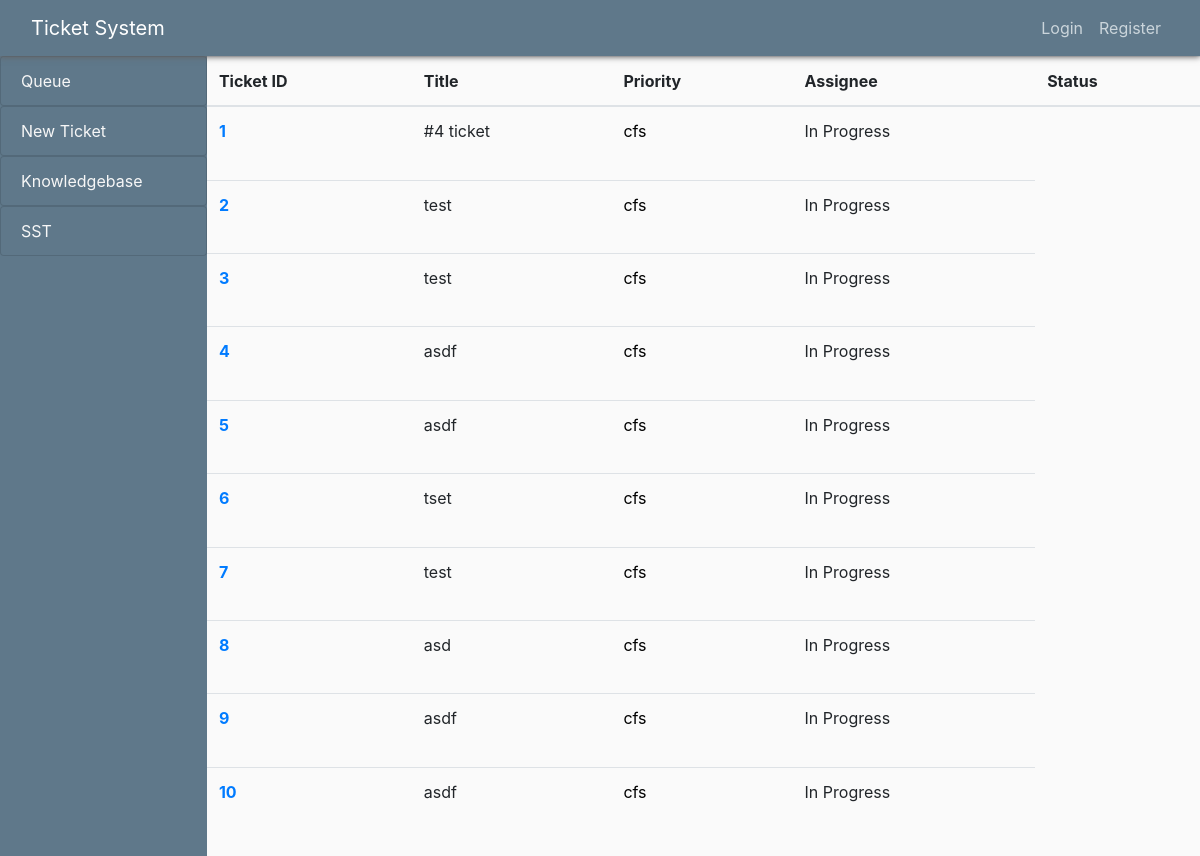
Before: / with the older database file.
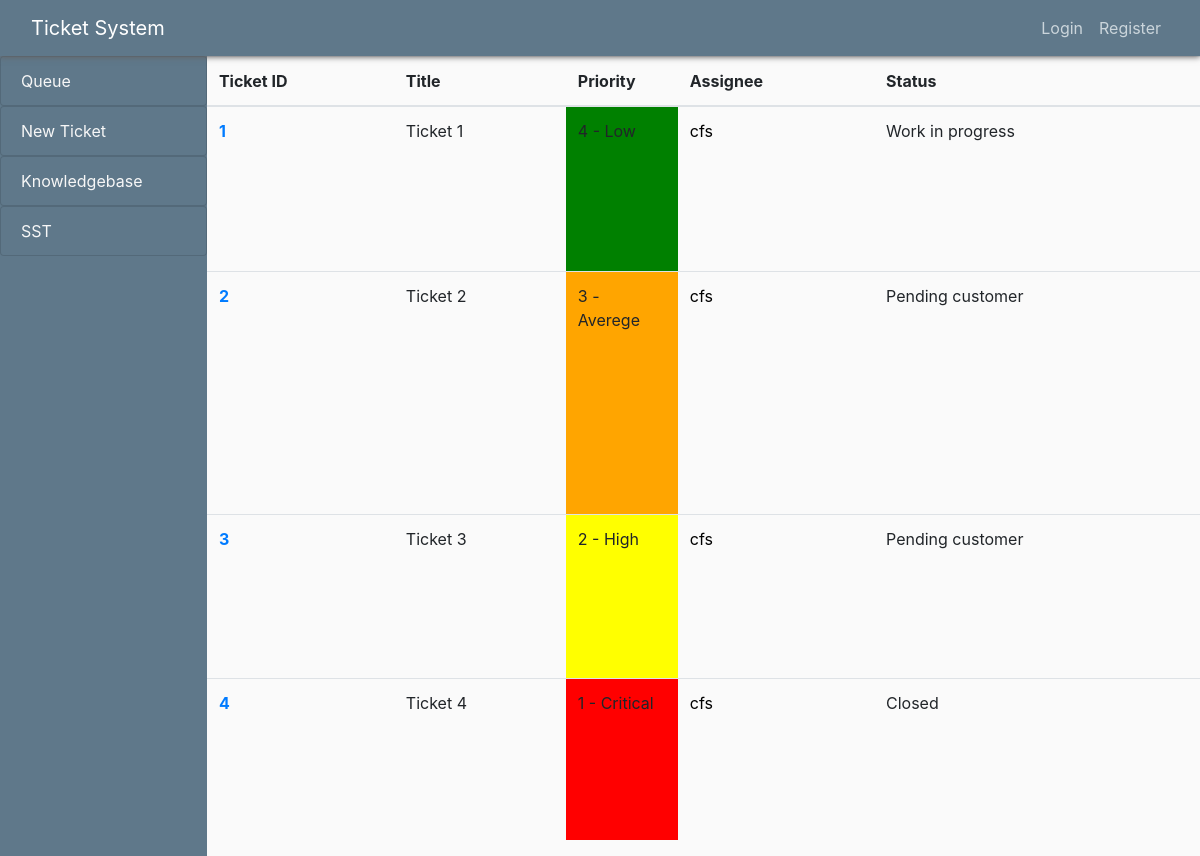
After: the same page with the newer database file.
### blog/models.py (models this page shows, shortened)
class Post(models.Model):
    title = models.CharField(max_length=100)
    description = models.TextField()
    date_posted = models.DateTimeField(default=timezone.now)
    author = models.ForeignKey(User, on_delete=models.CASCADE) # FIX: Users tickets do not get deleted when
    TICKET_PRIORITY = [
        ('4 - Low', '4 - Low'),
        ('3 - Averege', '3 - Averege'),
        ('2 - High', '2 - High'),
        ('1 - Critical', '1 - Critical'),
    ]
    priority = models.CharField(max_length=12, choices=TICKET_PRIORITY, default='4 - Low')
    TICKET_STATUS = [
        ('Work in progress', 'Work in progress'),
        ('Pending customer', 'Pending customer'),
        ('Pending vendor', 'Pending vendor'),
        ('Closed', 'Closed'),
    ]
    status = models.CharField(max_length=50, choices=TICKET_STATUS, default='In Progress')

### blog/views.py (the view)
# urls.py: path('', PostListView.as_view(), name='blog-home'),
class PostListView(ListView):
    model = Post
    template_name = 'blog/home.html' # <app>/<model>_<viewtype>.html
    context_object_name = 'posts'

### blog/templates/blog/home.html
{% extends "blog/base.html" %}
{% block content %}
    <table class="table table-hover">
      <thead>
        <tr>
          <th scope="col">Ticket ID</th>
          <th scope="col">Title</th>
          <th scope="col">Priority</th>
          <th scope="col">Assignee</th>
          <th scope="col">Status</th>
        </tr>
      </thead>
      <tbody>
      {% for post in posts %}
          <tr>
            <th scope="row" class="ticket_number"><a href="{% url 'post-detail' post.id %}">{{ forloop.counter }}</a></th>
            <td>{{ post.title }}</td>
            {% if post.priority == '4 - Low' %}
              <td class="priority" style="background-color: green; width: 7rem;">{{ post.priority }}</td>
            {% elif post.priority == '3 - Averege' %}
            <td class="priority" style="background-color: orange; width: 7rem">{{ post.priority }}</td>
            {% elif post.priority == '2 - High' %}
            <td class="priority" style="background-color: yellow; width: 7rem">{{ post.priority }}</td>
            {% elif post.priority == '1 - Critical' %}
            <td class="priority" style="background-color: red; width: 7rem">{{ post.priority }}</td>
            {% endif %}
            <td><a href="{% url 'profile' %}"> {{ post.author }}</a></td>
            <td>{{ post.status }}</td>
          </tr>
      {% endfor %}
      </tbody>
    </table>
{% endblock content %}

Changed rows visible on the page:
removed Post: title "#4 ticket", author "cfs", status "In Progress"
removed Post: title "test", author "cfs", status "In Progress"
removed Post: title "test", author "cfs", status "In Progress"
removed Post: title "asdf", author "cfs", status "In Progress"
removed Post: title "asdf", author "cfs", status "In Progress"
removed Post: title "tset", author "cfs", status "In Progress"
removed Post: title "test", author "cfs", status "In Progress"
removed Post: title "asd", author "cfs", status "In Progress"
removed Post: title "asdf", author "cfs", status "In Progress"
removed Post: title "asdf", author "cfs", status "In Progress"
added Post: title "Ticket 1", priority "4 - Low", author "cfs", status "Work in progress"
added Post: title "Ticket 2", priority "3 - Averege", author "cfs", status "Pending customer"
added Post: title "Ticket 3", priority "2 - High", author "cfs", status "Pending customer"
added Post: title "Ticket 4", priority "1 - Critical", author "cfs", status "Closed"
